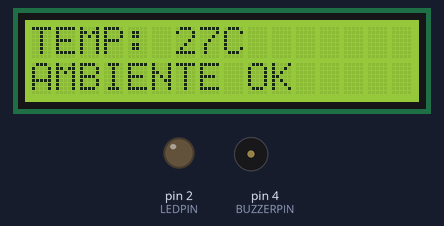
A sketch run on a simulated Arduino Mega 2560, built with avr-gcc and run on an emulated ATmega2560. Shown: 16×2 character LCD, output pins drawn as LEDs (lit = HIGH), buzzer (waves = sounding). Random numbers use the default seed unless the sketch sets one; what the sketch prints to the serial monitor is not drawn.

Above: at 0.1 s.
At 12.1 s:
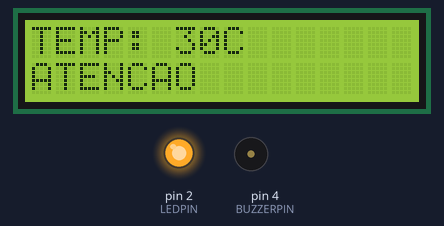
At 21.2 s:
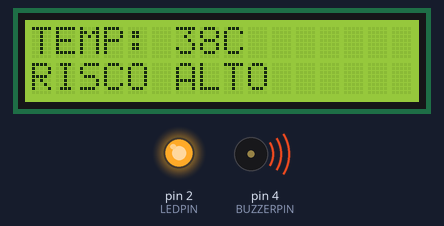
At 36.2 s:
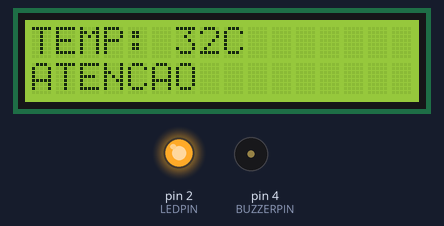
Timing chart, 0 to 40.0 s (numbered marks = the images above):
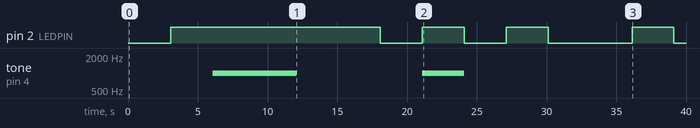

Measured:
- by itself, pin 2 (LEDPIN): LOW → HIGH at 3.1 s, → LOW 15.0 s later, → HIGH 3.0 s later, → LOW 3.0 s later, … (8 changes in this stretch)
- by itself, tone on pin 4 (BUZZERPIN): silent → 1000 Hz at 6.1 s, → silent 6.0 s later, → 1000 Hz 9.0 s later, → silent 3.0 s later
- what the display in image 1 shows lasts 3.0 s, from 12.1 s to 15.1 s

The sketch:

main.ino
```cpp
#include <LiquidCrystal.h>

#define LEDPIN 2
#define BUZZERPIN 4

LiquidCrystal lcd(23, 22, 21, 19, 18, 5);

void setup() {

  Serial.begin(115200);

  pinMode(LEDPIN, OUTPUT);
  pinMode(BUZZERPIN, OUTPUT);

  lcd.begin(16, 2);
}

void loop() {

  int temperatura = random(20, 40);

  Serial.println("==============");
  Serial.print("Temperatura: ");
  Serial.println(temperatura);

  lcd.clear();

  lcd.setCursor(0,0);
  lcd.print("TEMP: ");
  lcd.print(temperatura);
  lcd.print("C");

  if (temperatura < 28) {

    digitalWrite(LEDPIN, LOW);
    noTone(BUZZERPIN);

    lcd.setCursor(0,1);
    lcd.print("AMBIENTE OK");

  }
  else if (temperatura < 33) {

    digitalWrite(LEDPIN, HIGH);
    noTone(BUZZERPIN);

    lcd.setCursor(0,1);
    lcd.print("ATENCAO");

  }
  else {

    digitalWrite(LEDPIN, HIGH);

    tone(BUZZERPIN, 1000);

    lcd.setCursor(0,1);
    lcd.print("RISCO ALTO");
  }

  delay(3000);
}
```
